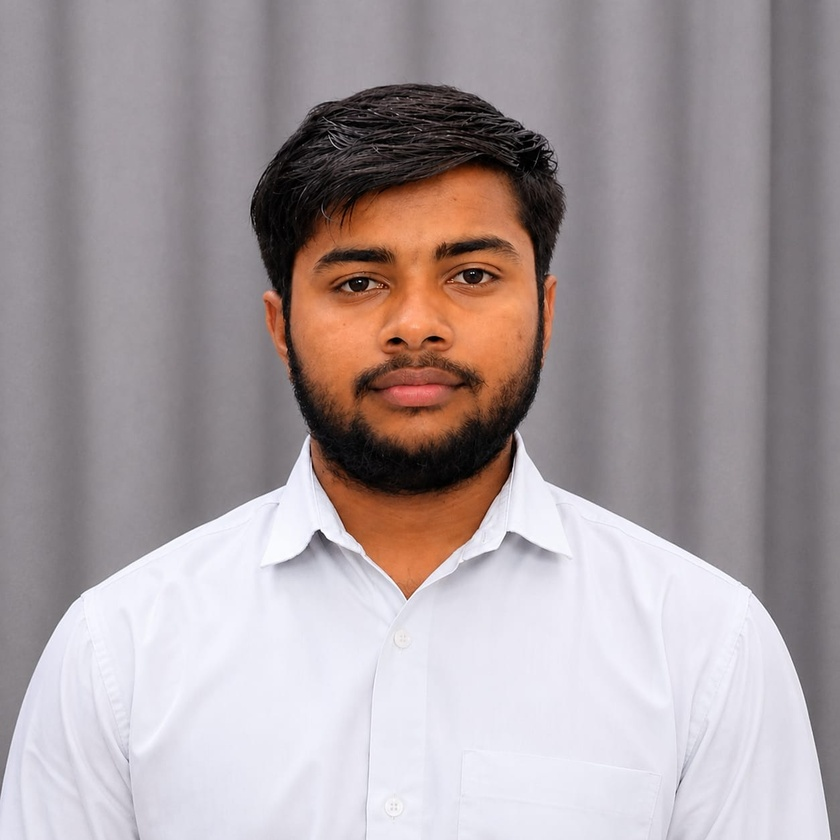
#> input picture 04_Histogram_Analysis/input.jpeg, 840 x 840 px, shrunk from 1254 x 1254 before the run, found by its file name
$ python program.py
#> lines starting #> are read from the running program, lines starting #| are printed output that depends on the picture
import cv2
import numpy as np
import matplotlib.pyplot as plt

image = cv2.imread('04_Histogram_Analysis/input.jpeg', 0)
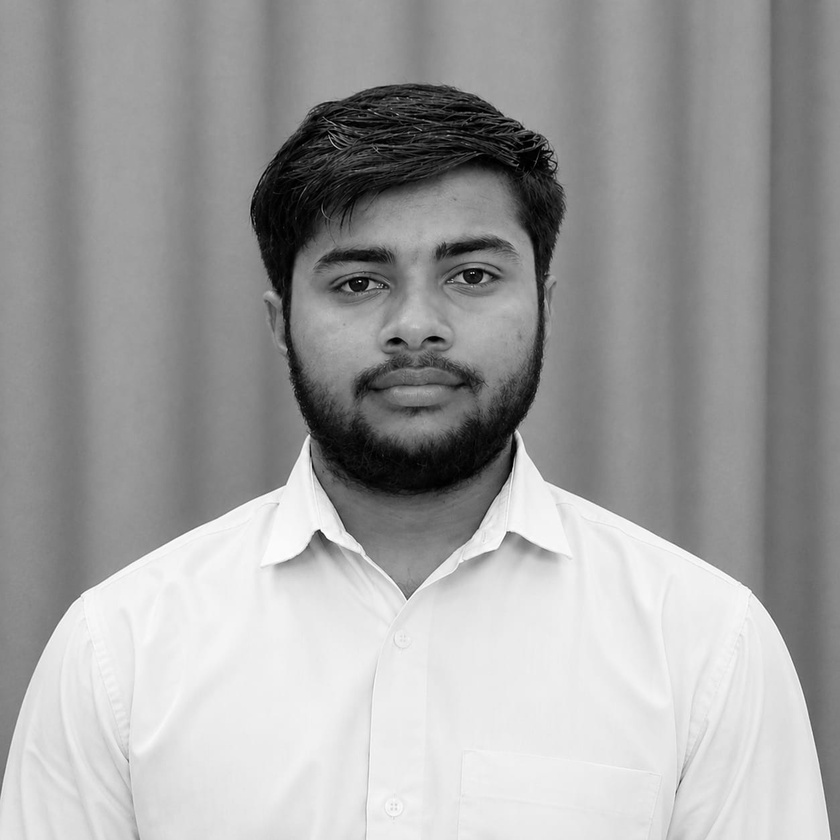
#> image: shape (840, 840); min 0, max 255, mean 160.6

if image is None:
    print("Image not found")
    exit()

hist = cv2.calcHist([image], [0], None, [256], [0, 256])
#> hist = 256 values, max 20794 at index 235, min 20 at index 255, mean 2756.2

value = np.argmax(hist)
#> value = 235
print("Intensity with highest frequency:", value)
#| Intensity with highest frequency: 235

plt.plot(hist)
plt.xlim([0, 256])
plt.xlabel("Intensity")
plt.ylabel("Frequency")
plt.title("Histogram")

plt.savefig("output.png", bbox_inches="tight")
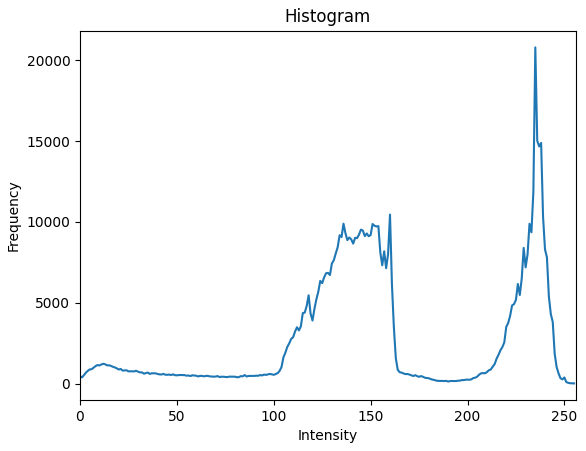
#> figure drawn by matplotlib, 1 panel; curve peaks at x = 235, y = 20794

plt.close()
